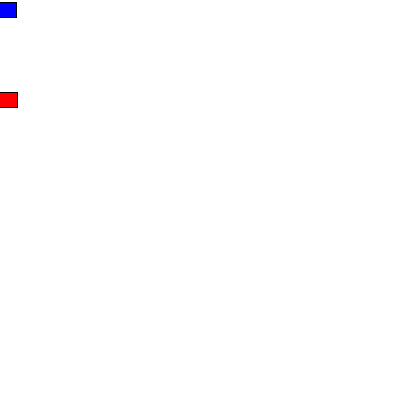
Frame 1 (no input)
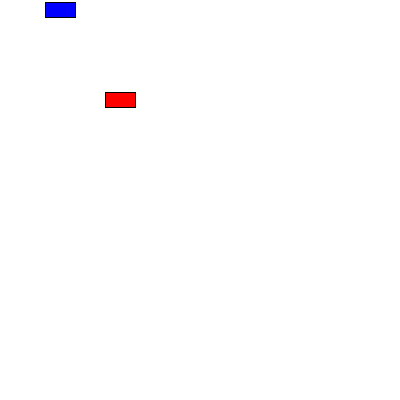
Frame 60 (the mouse pressed at the canvas centre just before this capture)
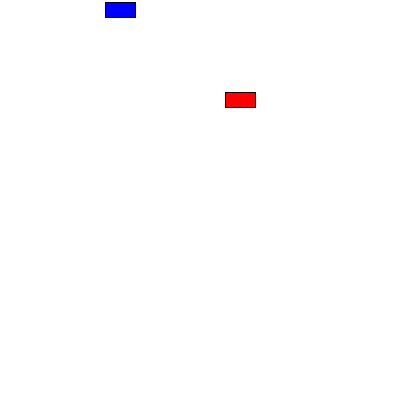
Frame 120 (the mouse held since frame 60 and released just before this capture)

The Processing sketch that drew these frames (run headless with seeded random() and noise(); from frame 60 on, the mouse is pressed at the canvas centre):

// Processing sketch: object_examples2
// ── object_examples2.pde
Car myCar1;
Car myCar2;

void setup(){
  size(400,400);
  //Initiatlise Car Object
  myCar1 = new Car(color(255,0,0), 0, 100, 2);
  myCar2 = new Car(color(0,0,255), 0, 10, 1);
}


void draw() {

  background(255);
  //Operate Car Object.
  myCar1.move();
  myCar1.display();
  myCar2.move();
  myCar2.display();
}

// ── Car.pde
// A class

class Car {

color c;
float xpos;
float ypos;
float xspeed;

Car(color tempC, float tempXpos, float tempYpos, float tempXspeed) {

  c = tempC;
  xpos = tempXpos;
  ypos = tempYpos; 
  xspeed = tempXspeed;
}

void display() {
  
  //The car is just a square
  rectMode(CENTER);
  fill(c);
  rect(xpos, ypos, 30, 15);
}

void move() {
  
  xpos = xpos + xspeed;
  if (xpos > width) {
    xpos = 0;
  }
}
//end class
}
